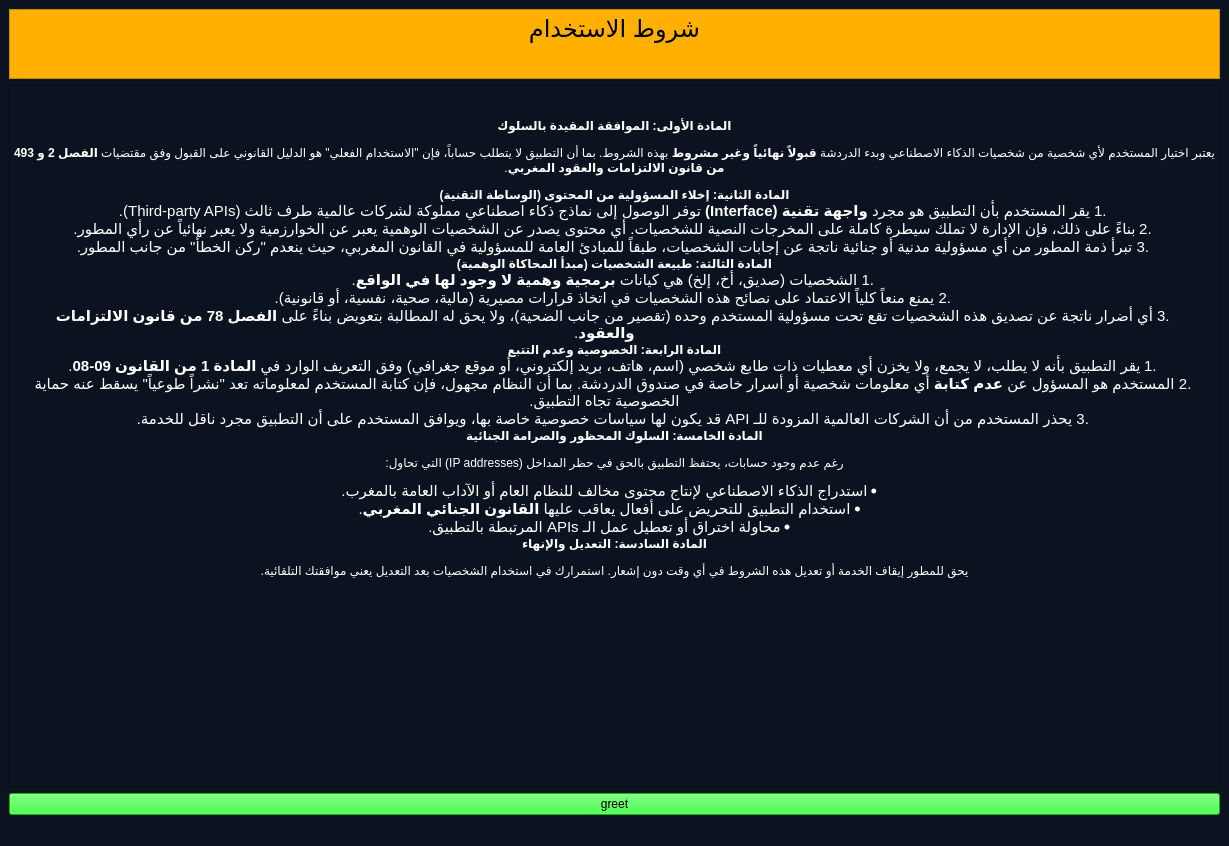
<?xml version="1.0" encoding="UTF-8"?>
<ui version="4.0">
 <class>termes</class>
 <widget class="QMainWindow" name="termes">
  <property name="geometry">
   <rect>
    <x>0</x>
    <y>0</y>
    <width>1229</width>
    <height>846</height>
   </rect>
  </property>
  <property name="windowTitle">
   <string>MainWindow</string>
  </property>
  <property name="styleSheet">
   <string notr="true">background-color: rgb(11, 18, 32);</string>
  </property>
  <widget class="QWidget" name="centralwidget">
   <layout class="QGridLayout" name="gridLayout">
    <item row="0" column="0">
     <widget class="QTextBrowser" name="textBrowser_2">
      <property name="maximumSize">
       <size>
        <width>16777215</width>
        <height>70</height>
       </size>
      </property>
      <property name="styleSheet">
       <string notr="true">background-color: rgb(255, 176, 0);</string>
      </property>
      <property name="html">
       <string>&lt;!DOCTYPE HTML PUBLIC &quot;-//W3C//DTD HTML 4.0//EN&quot; &quot;http://www.w3.org/TR/REC-html40/strict.dtd&quot;&gt;
&lt;html&gt;&lt;head&gt;&lt;meta name=&quot;qrichtext&quot; content=&quot;1&quot; /&gt;&lt;meta charset=&quot;utf-8&quot; /&gt;&lt;style type=&quot;text/css&quot;&gt;
p, li { white-space: pre-wrap; }
hr { height: 1px; border-width: 0; }
li.unchecked::marker { content: &quot;\2610&quot;; }
li.checked::marker { content: &quot;\2612&quot;; }
&lt;/style&gt;&lt;/head&gt;&lt;body style=&quot; font-family:'Segoe UI'; font-size:9pt; font-weight:400; font-style:normal;&quot;&gt;
&lt;p align=&quot;center&quot; style=&quot; margin-top:0px; margin-bottom:0px; margin-left:0px; margin-right:0px; -qt-block-indent:0; text-indent:0px;&quot;&gt;&lt;span style=&quot; font-size:18pt; color:#000000;&quot;&gt;شروط الاستخدام&lt;/span&gt;&lt;/p&gt;&lt;/body&gt;&lt;/html&gt;</string>
      </property>
     </widget>
    </item>
    <item row="1" column="0">
     <widget class="QTextBrowser" name="textBrowser">
      <property name="styleSheet">
       <string notr="true">color: rgb(255, 255, 255);</string>
      </property>
      <property name="html">
       <string>&lt;!DOCTYPE HTML PUBLIC &quot;-//W3C//DTD HTML 4.0//EN&quot; &quot;http://www.w3.org/TR/REC-html40/strict.dtd&quot;&gt;
&lt;html&gt;&lt;head&gt;&lt;meta name=&quot;qrichtext&quot; content=&quot;1&quot; /&gt;&lt;meta charset=&quot;utf-8&quot; /&gt;&lt;style type=&quot;text/css&quot;&gt;
p, li { white-space: pre-wrap; }
hr { height: 1px; border-width: 0; }
li.unchecked::marker { content: &quot;\2610&quot;; }
li.checked::marker { content: &quot;\2612&quot;; }
&lt;/style&gt;&lt;/head&gt;&lt;body style=&quot; font-family:'Segoe UI'; font-size:9pt; font-weight:400; font-style:normal;&quot;&gt;
&lt;h3 align=&quot;center&quot; style=&quot;-qt-paragraph-type:empty; margin-top:14px; margin-bottom:12px; margin-left:0px; margin-right:0px; -qt-block-indent:0; text-indent:0px; font-size:large; font-weight:700;&quot;&gt;&lt;br /&gt;&lt;/h3&gt;
&lt;h4 align=&quot;center&quot; dir='rtl' style=&quot; margin-top:0px; margin-bottom:0px; margin-left:0px; margin-right:0px; -qt-block-indent:0; text-indent:0px;&quot;&gt;&lt;span style=&quot; font-family:'ui-sans-serif','system-ui','sans-serif','Apple Color Emoji','Segoe UI Emoji','Segoe UI Symbol','Noto Color Emoji'; font-size:medium; font-weight:700; color:#ffffff;&quot;&gt;المادة الأولى: الموافقة المقيدة بالسلوك&lt;/span&gt;&lt;/h4&gt;
&lt;p align=&quot;center&quot; dir='rtl' style=&quot; margin-top:12px; margin-bottom:12px; margin-left:0px; margin-right:0px; -qt-block-indent:0; text-indent:0px;&quot;&gt;يعتبر اختيار المستخدم لأي شخصية من شخصيات الذكاء الاصطناعي وبدء الدردشة &lt;span style=&quot; font-weight:700;&quot;&gt;قبولاً نهائياً وغير مشروط&lt;/span&gt; بهذه الشروط. بما أن التطبيق لا يتطلب حساباً، فإن &amp;quot;الاستخدام الفعلي&amp;quot; هو الدليل القانوني على القبول وفق مقتضيات &lt;span style=&quot; font-weight:700;&quot;&gt;الفصل 2 و 493 من قانون الالتزامات والعقود المغربي&lt;/span&gt;.&lt;/p&gt;
&lt;h4 align=&quot;center&quot; dir='rtl' style=&quot; margin-top:0px; margin-bottom:0px; margin-left:0px; margin-right:0px; -qt-block-indent:0; text-indent:0px;&quot;&gt;&lt;span style=&quot; font-family:'ui-sans-serif','system-ui','sans-serif','Apple Color Emoji','Segoe UI Emoji','Segoe UI Symbol','Noto Color Emoji'; font-size:medium; font-weight:700; color:#ffffff;&quot;&gt;المادة الثانية: إخلاء المسؤولية من المحتوى (الوساطة التقنية)&lt;/span&gt;&lt;/h4&gt;
&lt;ol style=&quot;margin-top: 0px; margin-bottom: 0px; margin-left: 0px; margin-right: 0px; -qt-list-indent: 1;&quot;&gt;
&lt;li style=&quot; font-family:'ui-sans-serif','system-ui','sans-serif','Apple Color Emoji','Segoe UI Emoji','Segoe UI Symbol','Noto Color Emoji'; font-size:15px; color:#ffffff;&quot; align=&quot;center&quot; dir='rtl' style=&quot; margin-top:0px; margin-bottom:0px; margin-left:20px; margin-right:0px; -qt-block-indent:0; text-indent:0px;&quot;&gt;يقر المستخدم بأن التطبيق هو مجرد &lt;span style=&quot; font-weight:700;&quot;&gt;واجهة تقنية (Interface)&lt;/span&gt; توفر الوصول إلى نماذج ذكاء اصطناعي مملوكة لشركات عالمية طرف ثالث (Third-party APIs).&lt;/li&gt;
&lt;li style=&quot; font-family:'ui-sans-serif','system-ui','sans-serif','Apple Color Emoji','Segoe UI Emoji','Segoe UI Symbol','Noto Color Emoji'; font-size:15px; color:#ffffff;&quot; align=&quot;center&quot; dir='rtl' style=&quot; margin-top:0px; margin-bottom:0px; margin-left:20px; margin-right:0px; -qt-block-indent:0; text-indent:0px;&quot;&gt;بناءً على ذلك، فإن الإدارة لا تملك سيطرة كاملة على المخرجات النصية للشخصيات. أي محتوى يصدر عن الشخصيات الوهمية يعبر عن الخوارزمية ولا يعبر نهائياً عن رأي المطور.&lt;/li&gt;
&lt;li style=&quot; font-family:'ui-sans-serif','system-ui','sans-serif','Apple Color Emoji','Segoe UI Emoji','Segoe UI Symbol','Noto Color Emoji'; font-size:15px; color:#ffffff;&quot; align=&quot;center&quot; dir='rtl' style=&quot; margin-top:0px; margin-bottom:0px; margin-left:20px; margin-right:0px; -qt-block-indent:0; text-indent:0px;&quot;&gt;تبرأ ذمة المطور من أي مسؤولية مدنية أو جنائية ناتجة عن إجابات الشخصيات، طبقاً للمبادئ العامة للمسؤولية في القانون المغربي، حيث ينعدم &amp;quot;ركن الخطأ&amp;quot; من جانب المطور.&lt;/li&gt;&lt;/ol&gt;
&lt;h4 align=&quot;center&quot; dir='rtl' style=&quot; margin-top:0px; margin-bottom:0px; margin-left:0px; margin-right:0px; -qt-block-indent:0; text-indent:0px;&quot;&gt;&lt;span style=&quot; font-family:'ui-sans-serif','system-ui','sans-serif','Apple Color Emoji','Segoe UI Emoji','Segoe UI Symbol','Noto Color Emoji'; font-size:medium; font-weight:700; color:#ffffff;&quot;&gt;المادة الثالثة: طبيعة الشخصيات (مبدأ المحاكاة الوهمية)&lt;/span&gt;&lt;/h4&gt;
&lt;ol style=&quot;margin-top: 0px; margin-bottom: 0px; margin-left: 0px; margin-right: 0px; -qt-list-indent: 1;&quot;&gt;
&lt;li style=&quot; font-family:'ui-sans-serif','system-ui','sans-serif','Apple Color Emoji','Segoe UI Emoji','Segoe UI Symbol','Noto Color Emoji'; font-size:15px; color:#ffffff;&quot; align=&quot;center&quot; dir='rtl' style=&quot; margin-top:0px; margin-bottom:0px; margin-left:20px; margin-right:0px; -qt-block-indent:0; text-indent:0px;&quot;&gt;الشخصيات (صديق، أخ، إلخ) هي كيانات &lt;span style=&quot; font-weight:700;&quot;&gt;برمجية وهمية لا وجود لها في الواقع&lt;/span&gt;.&lt;/li&gt;
&lt;li style=&quot; font-family:'ui-sans-serif','system-ui','sans-serif','Apple Color Emoji','Segoe UI Emoji','Segoe UI Symbol','Noto Color Emoji'; font-size:15px; color:#ffffff;&quot; align=&quot;center&quot; dir='rtl' style=&quot; margin-top:0px; margin-bottom:0px; margin-left:20px; margin-right:0px; -qt-block-indent:0; text-indent:0px;&quot;&gt;يمنع منعاً كلياً الاعتماد على نصائح هذه الشخصيات في اتخاذ قرارات مصيرية (مالية، صحية، نفسية، أو قانونية).&lt;/li&gt;
&lt;li style=&quot; font-family:'ui-sans-serif','system-ui','sans-serif','Apple Color Emoji','Segoe UI Emoji','Segoe UI Symbol','Noto Color Emoji'; font-size:15px; color:#ffffff;&quot; align=&quot;center&quot; dir='rtl' style=&quot; margin-top:0px; margin-bottom:0px; margin-left:20px; margin-right:0px; -qt-block-indent:0; text-indent:0px;&quot;&gt;أي أضرار ناتجة عن تصديق هذه الشخصيات تقع تحت مسؤولية المستخدم وحده (تقصير من جانب الضحية)، ولا يحق له المطالبة بتعويض بناءً على &lt;span style=&quot; font-weight:700;&quot;&gt;الفصل 78 من قانون الالتزامات والعقود&lt;/span&gt;.&lt;/li&gt;&lt;/ol&gt;
&lt;h4 align=&quot;center&quot; dir='rtl' style=&quot; margin-top:0px; margin-bottom:0px; margin-left:0px; margin-right:0px; -qt-block-indent:0; text-indent:0px;&quot;&gt;&lt;span style=&quot; font-family:'ui-sans-serif','system-ui','sans-serif','Apple Color Emoji','Segoe UI Emoji','Segoe UI Symbol','Noto Color Emoji'; font-size:medium; font-weight:700; color:#ffffff;&quot;&gt;المادة الرابعة: الخصوصية وعدم التتبع&lt;/span&gt;&lt;/h4&gt;
&lt;ol style=&quot;margin-top: 0px; margin-bottom: 0px; margin-left: 0px; margin-right: 0px; -qt-list-indent: 1;&quot;&gt;
&lt;li style=&quot; font-family:'ui-sans-serif','system-ui','sans-serif','Apple Color Emoji','Segoe UI Emoji','Segoe UI Symbol','Noto Color Emoji'; font-size:15px; color:#ffffff;&quot; align=&quot;center&quot; dir='rtl' style=&quot; margin-top:0px; margin-bottom:0px; margin-left:20px; margin-right:0px; -qt-block-indent:0; text-indent:0px;&quot;&gt;يقر التطبيق بأنه لا يطلب، لا يجمع، ولا يخزن أي معطيات ذات طابع شخصي (اسم، هاتف، بريد إلكتروني، أو موقع جغرافي) وفق التعريف الوارد في &lt;span style=&quot; font-weight:700;&quot;&gt;المادة 1 من القانون 09-08&lt;/span&gt;.&lt;/li&gt;
&lt;li style=&quot; font-family:'ui-sans-serif','system-ui','sans-serif','Apple Color Emoji','Segoe UI Emoji','Segoe UI Symbol','Noto Color Emoji'; font-size:15px; color:#ffffff;&quot; align=&quot;center&quot; dir='rtl' style=&quot; margin-top:0px; margin-bottom:0px; margin-left:20px; margin-right:0px; -qt-block-indent:0; text-indent:0px;&quot;&gt;المستخدم هو المسؤول عن &lt;span style=&quot; font-weight:700;&quot;&gt;عدم كتابة&lt;/span&gt; أي معلومات شخصية أو أسرار خاصة في صندوق الدردشة. بما أن النظام مجهول، فإن كتابة المستخدم لمعلوماته تعد &amp;quot;نشراً طوعياً&amp;quot; يسقط عنه حماية الخصوصية تجاه التطبيق.&lt;/li&gt;
&lt;li style=&quot; font-family:'ui-sans-serif','system-ui','sans-serif','Apple Color Emoji','Segoe UI Emoji','Segoe UI Symbol','Noto Color Emoji'; font-size:15px; color:#ffffff;&quot; align=&quot;center&quot; dir='rtl' style=&quot; margin-top:0px; margin-bottom:0px; margin-left:20px; margin-right:0px; -qt-block-indent:0; text-indent:0px;&quot;&gt;يحذر المستخدم من أن الشركات العالمية المزودة للـ API قد يكون لها سياسات خصوصية خاصة بها، ويوافق المستخدم على أن التطبيق مجرد ناقل للخدمة.&lt;/li&gt;&lt;/ol&gt;
&lt;h4 align=&quot;center&quot; dir='rtl' style=&quot; margin-top:0px; margin-bottom:0px; margin-left:0px; margin-right:0px; -qt-block-indent:0; text-indent:0px;&quot;&gt;&lt;span style=&quot; font-family:'ui-sans-serif','system-ui','sans-serif','Apple Color Emoji','Segoe UI Emoji','Segoe UI Symbol','Noto Color Emoji'; font-size:medium; font-weight:700; color:#ffffff;&quot;&gt;المادة الخامسة: السلوك المحظور والصرامة الجنائية&lt;/span&gt;&lt;/h4&gt;
&lt;p align=&quot;center&quot; dir='rtl' style=&quot; margin-top:12px; margin-bottom:12px; margin-left:0px; margin-right:0px; -qt-block-indent:0; text-indent:0px;&quot;&gt;رغم عدم وجود حسابات، يحتفظ التطبيق بالحق في حظر المداخل (IP addresses) التي تحاول:&lt;/p&gt;
&lt;ul style=&quot;margin-top: 0px; margin-bottom: 0px; margin-left: 0px; margin-right: 0px; -qt-list-indent: 1;&quot;&gt;
&lt;li style=&quot; font-family:'ui-sans-serif','system-ui','sans-serif','Apple Color Emoji','Segoe UI Emoji','Segoe UI Symbol','Noto Color Emoji'; font-size:15px; color:#000000;&quot; align=&quot;center&quot; dir='rtl' style=&quot; margin-top:0px; margin-bottom:0px; margin-left:20px; margin-right:0px; -qt-block-indent:0; text-indent:0px;&quot;&gt;&lt;span style=&quot; color:#ffffff;&quot;&gt;استدراج الذكاء الاصطناعي لإنتاج محتوى مخالف للنظام العام أو الآداب العامة بالمغرب.&lt;/span&gt;&lt;/li&gt;
&lt;li style=&quot; font-family:'ui-sans-serif','system-ui','sans-serif','Apple Color Emoji','Segoe UI Emoji','Segoe UI Symbol','Noto Color Emoji'; font-size:15px; color:#ffffff;&quot; align=&quot;center&quot; dir='rtl' style=&quot; margin-top:0px; margin-bottom:0px; margin-left:20px; margin-right:0px; -qt-block-indent:0; text-indent:0px;&quot;&gt;استخدام التطبيق للتحريض على أفعال يعاقب عليها &lt;span style=&quot; font-weight:700;&quot;&gt;القانون الجنائي المغربي&lt;/span&gt;.&lt;/li&gt;
&lt;li style=&quot; font-family:'ui-sans-serif','system-ui','sans-serif','Apple Color Emoji','Segoe UI Emoji','Segoe UI Symbol','Noto Color Emoji'; font-size:15px; color:#ffffff;&quot; align=&quot;center&quot; dir='rtl' style=&quot; margin-top:0px; margin-bottom:0px; margin-left:20px; margin-right:0px; -qt-block-indent:0; text-indent:0px;&quot;&gt;محاولة اختراق أو تعطيل عمل الـ APIs المرتبطة بالتطبيق.&lt;/li&gt;&lt;/ul&gt;
&lt;h4 align=&quot;center&quot; dir='rtl' style=&quot; margin-top:0px; margin-bottom:0px; margin-left:0px; margin-right:0px; -qt-block-indent:0; text-indent:0px;&quot;&gt;&lt;span style=&quot; font-family:'ui-sans-serif','system-ui','sans-serif','Apple Color Emoji','Segoe UI Emoji','Segoe UI Symbol','Noto Color Emoji'; font-size:medium; font-weight:700; color:#ffffff;&quot;&gt;المادة السادسة: التعديل والإنهاء&lt;/span&gt;&lt;/h4&gt;
&lt;p align=&quot;center&quot; dir='rtl' style=&quot; margin-top:12px; margin-bottom:12px; margin-left:0px; margin-right:0px; -qt-block-indent:0; text-indent:0px;&quot;&gt;يحق للمطور إيقاف الخدمة أو تعديل هذه الشروط في أي وقت دون إشعار. استمرارك في استخدام الشخصيات بعد التعديل يعني موافقتك التلقائية.&lt;/p&gt;&lt;/body&gt;&lt;/html&gt;</string>
      </property>
     </widget>
    </item>
    <item row="2" column="0">
     <widget class="QPushButton" name="pushButton">
      <property name="styleSheet">
       <string notr="true">background-color: rgb(6, 255, 14);
font: 11pt &quot;Segoe UI&quot;;
color: rgb(0, 0, 0);</string>
      </property>
      <property name="text">
       <string>greet</string>
      </property>
     </widget>
    </item>
   </layout>
  </widget>
  <widget class="QMenuBar" name="menubar">
   <property name="geometry">
    <rect>
     <x>0</x>
     <y>0</y>
     <width>1229</width>
     <height>21</height>
    </rect>
   </property>
  </widget>
  <widget class="QStatusBar" name="statusbar"/>
 </widget>
 <resources/>
 <connections/>
</ui>
